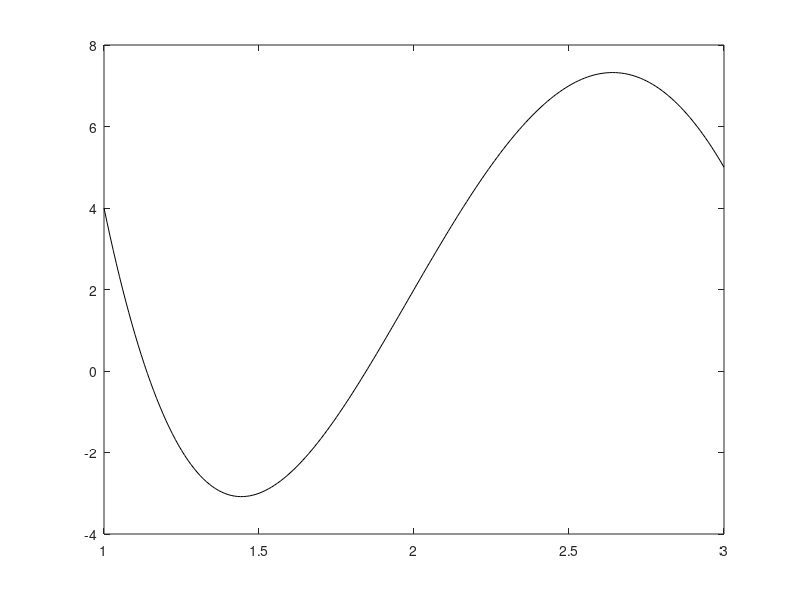

MATLAB code to generate this figure:
x=[1;1.5;2;2.5;3];
y=[4;-3;2;7;5];

P = polyfit(x,y,4)

t = x(1):0.01:x(end);

g = polyval(P,t);

plot(t,g, '-k')   